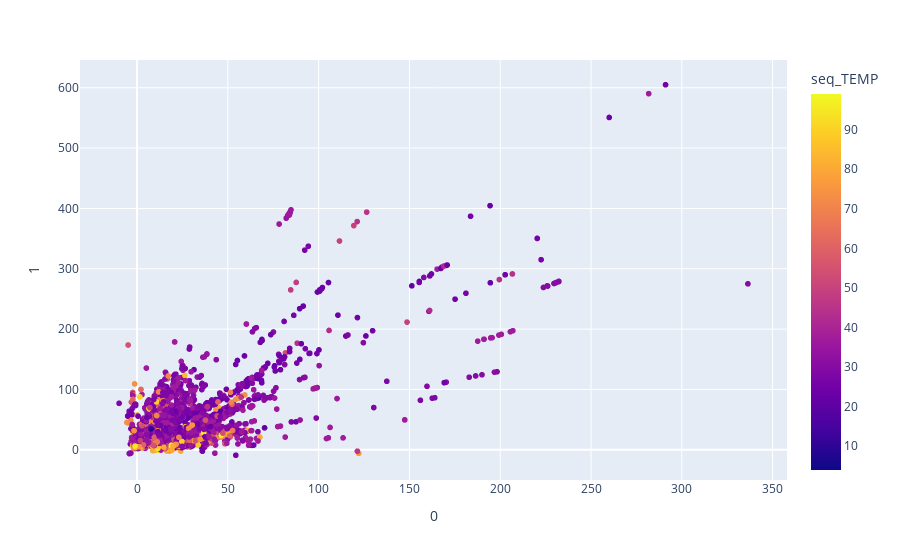

The cell this chart's notebook holds for it:
### Code cell
res_ae = pd.DataFrame(res_ae)
res_ae["seq_TEMP"] = data["seq_TEMP"]
fig = px.scatter(res_ae, x=0, y=1,
              color='seq_TEMP')
fig.show()

### Figure 1 — Plotly figure (JSON) as saved in the notebook; plotly's stock layout.template omitted (floating-point values rounded to 4 significant figures; data arrays with more than 128 entries replaced by an {"elided": "..."} marker saying what was removed)
{"data": [{"hovertemplate": "0=%{x}<br>1=%{y}<br>seq_TEMP=%{marker.color}<extra></extra>", "legendgroup": "", "marker": {"color": {"elided": "2917 int values"}, "coloraxis": "coloraxis", "symbol": "circle"}, "mode": "markers", "name": "", "showlegend": false, "type": "scattergl", "x": {"elided": "2917 float values"}, "xaxis": "x", "y": {"elided": "2917 float values"}, "yaxis": "y"}], "layout": {"coloraxis": {"colorbar": {"title": {"text": "seq_TEMP"}}, "colorscale": [[0, "#0d0887"], [0.1111, "#46039f"], [0.2222, "#7201a8"], [0.3333, "#9c179e"], [0.4444, "#bd3786"], [0.5556, "#d8576b"], [0.6667, "#ed7953"], [0.7778, "#fb9f3a"], [0.8889, "#fdca26"], [1, "#f0f921"]]}, "legend": {"tracegroupgap": 0}, "margin": {"t": 60}, "xaxis": {"anchor": "y", "domain": [0, 1], "title": {"text": "0"}}, "yaxis": {"anchor": "x", "domain": [0, 1], "title": {"text": "1"}}}}
